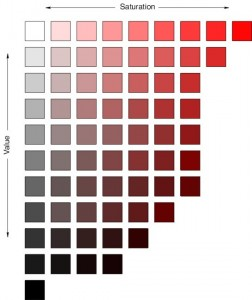
#> input picture hsv_sat_and_value.jpg, 252 x 300 px
$ python -i feature_detection.py   (imports and definitions only)
#> lines starting #> are read from the running program, lines starting #| are printed output that depends on the picture
#> further down, picture is the input picture: shape (300, 252, 3); mean B, G, R 190.3, 190.5, 212
import cv2
import stacked_images as stack
import gui_features
# [1 line not run here, left out]
# l = stack.stacking_images([[img]],0.5,(1080,950),False)
def harris_corner_detection(img):
    gray_img = cv2.cvtColor(img , cv2.COLOR_BGR2GRAY)
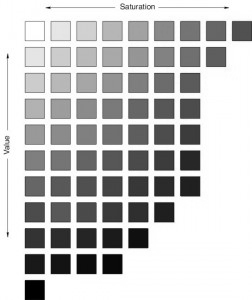
#> gray_img: shape (300, 252); min 0, max 255, mean 196.9
    dst1 = cv2.cornerHarris(gray_img, 4, 11, 0.04)
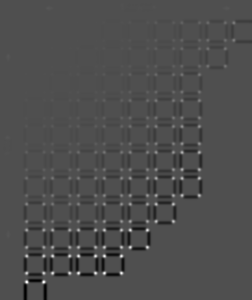
#> dst1: shape (300, 252) float32; min -4722723.5, max 10450794, mean -87554.7; drawn with min black and max white
    # result is dilated for marking the corners, not important
    dst = cv2.dilate(dst1, None,iterations=5)
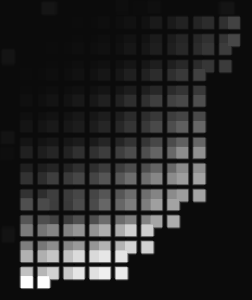
#> dst: shape (300, 252) float32; min -478000.7, max 10450794, mean 1163182.9; drawn with min black and max white
    # Threshold for an optimal value, it may vary depending on the image.
    img[dst > 0.01 * dst1.max()] = [0, 0, 255]
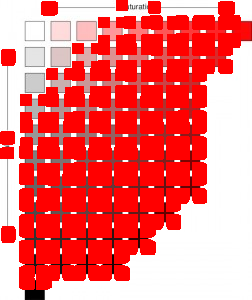
#> img: shape (300, 252, 3); mean B, G, R 114.9, 114.9, 243.6
#> (the run stopped early here; a loop or call above may not have finished)
